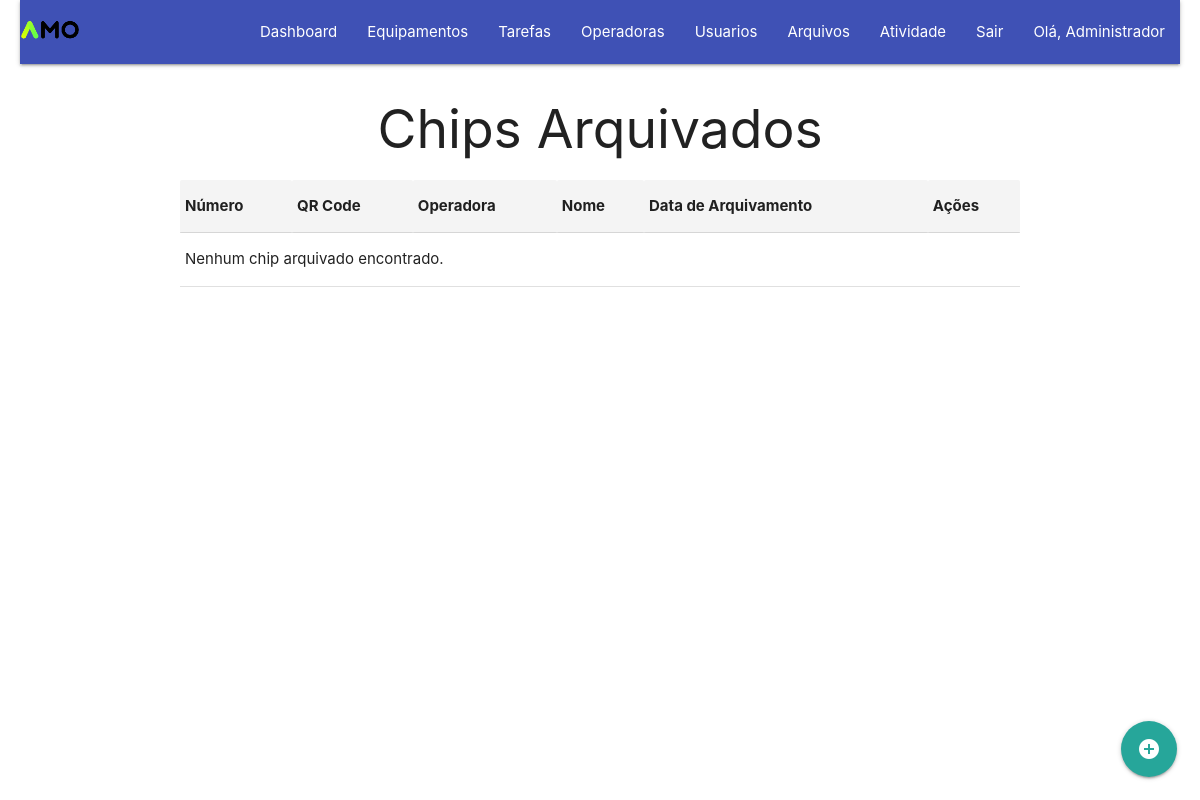
The page /chips_arquivados.php (signed in) on the database as committed earlier.
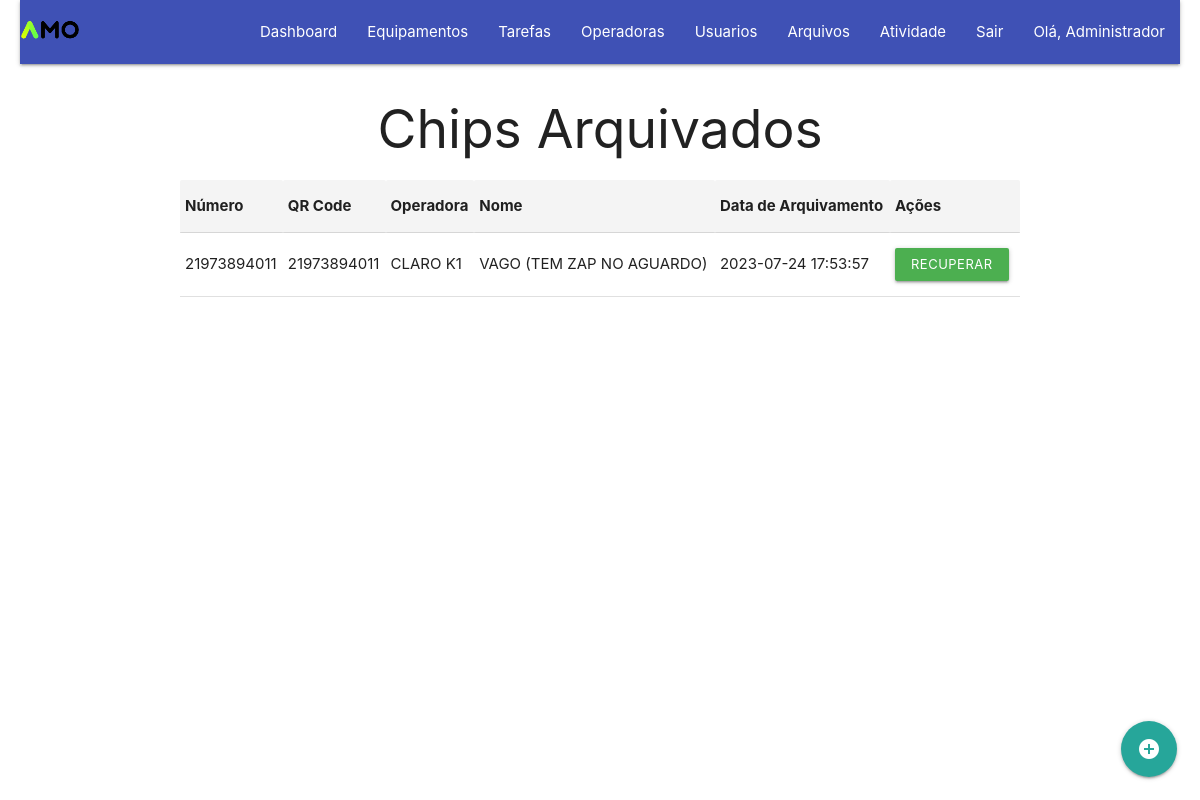
The same page on the database as committed later.
### tables this page shows
CREATE TABLE `chips_arquivados` (
  `id` int(11) NOT NULL,
  `numero` varchar(20) NOT NULL,
  `qrcode` varchar(100) NOT NULL,
  `operadora` varchar(50) NOT NULL,
  `nome` varchar(50) NOT NULL,
  `data_arquivamento` timestamp NOT NULL DEFAULT current_timestamp()
);

### chips_arquivados.php (the view, shortened to what this page needs)
<!DOCTYPE html>
<html lang="pt-BR">
<head>
    <link rel="stylesheet" href="https://cdnjs.cloudflare.com/ajax/libs/materialize/1.0.0/css/materialize.min.css">
</head>
<body>
    <?php require_once("header.php"); ?>
    <div class="container">
        <h2>Chips Arquivados</h2>
        <table>
            <thead>
                <tr>
                    <th>Número</th>
                    <th>QR Code</th>
                    <th>Operadora</th>
                    <th>Nome</th>
                    <th>Data de Arquivamento</th>
                    <th>Ações</th>
                </tr>
            </thead>
            <tbody>
                <?php
                    require_once("db/conexao.php");
                    $sql = "SELECT * FROM chips_arquivados";
                    $result = mysqli_query($con, $sql);
                    if (mysqli_num_rows($result) > 0) {
                        while ($row = mysqli_fetch_assoc($result)) {
                            echo "<tr>
                                    <td>{$row['numero']}</td>
                                    <td>{$row['qrcode']}</td>
                                    <td>{$row['operadora']}</td>
                                    <td>{$row['nome']}</td>
                                    <td>{$row['data_arquivamento']}</td>
                                    <td class='actions'>
                                        <a href='recuperar_chips.php?id={$row['id']}' class='btn-small waves-effect waves-light green'>Recuperar</a>
                                    </td>
                                </tr>";
                        }
                    } else {
                        echo "<tr>
                                <td colspan='6'>Nenhum chip arquivado encontrado.</td>
                            </tr>";
                    }
                ?>
            </tbody>
        </table>
    </div>
    <div class="fixed-action-btn">
        <a href="cadastro_chips.php" class="btn-floating btn-large waves-effect waves-light btn-add"><i class="material-icons">add_circle</i></a>
    </div>
</body>
</html>

Rows that differ between the two databases and show on the page:
added chips_arquivados: numero "21973894011", qrcode "21973894011", operadora "CLARO K1", nome "VAGO (TEM ZAP NO AGUARDO)", data_arquivamento "2023-07-24 17:53:57"
Other text that changed with them:
text no longer shown: "Nenhum chip arquivado encontrado."
